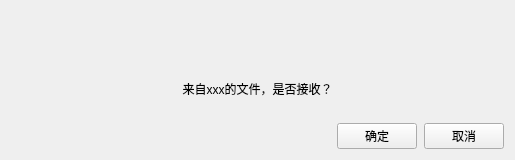
<?xml version="1.0" encoding="UTF-8"?>
<ui version="4.0">
 <class>ReceviveFile</class>
 <widget class="QWidget" name="ReceviveFile">
  <property name="geometry">
   <rect>
    <x>0</x>
    <y>0</y>
    <width>515</width>
    <height>160</height>
   </rect>
  </property>
  <property name="minimumSize">
   <size>
    <width>515</width>
    <height>160</height>
   </size>
  </property>
  <property name="maximumSize">
   <size>
    <width>515</width>
    <height>160</height>
   </size>
  </property>
  <property name="windowTitle">
   <string>RecvFile</string>
  </property>
  <layout class="QVBoxLayout" name="verticalLayout_2">
   <property name="spacing">
    <number>0</number>
   </property>
   <property name="leftMargin">
    <number>0</number>
   </property>
   <property name="topMargin">
    <number>0</number>
   </property>
   <property name="rightMargin">
    <number>0</number>
   </property>
   <property name="bottomMargin">
    <number>0</number>
   </property>
   <item>
    <widget class="QWidget" name="titleWidget" native="true">
     <property name="sizePolicy">
      <sizepolicy hsizetype="Preferred" vsizetype="Fixed">
       <horstretch>0</horstretch>
       <verstretch>0</verstretch>
      </sizepolicy>
     </property>
     <property name="minimumSize">
      <size>
       <width>0</width>
       <height>50</height>
      </size>
     </property>
     <property name="titleskin" stdset="0">
      <bool>true</bool>
     </property>
    </widget>
   </item>
   <item>
    <widget class="QWidget" name="bodyWidget" native="true">
     <property name="bottomskin" stdset="0">
      <bool>true</bool>
     </property>
     <layout class="QVBoxLayout" name="verticalLayout">
      <item>
       <widget class="QLabel" name="label">
        <property name="text">
         <string>来自xxx的文件，是否接收？</string>
        </property>
        <property name="alignment">
         <set>Qt::AlignCenter</set>
        </property>
       </widget>
      </item>
      <item>
       <layout class="QHBoxLayout" name="horizontalLayout">
        <property name="spacing">
         <number>7</number>
        </property>
        <item>
         <spacer name="horizontalSpacer">
          <property name="orientation">
           <enum>Qt::Horizontal</enum>
          </property>
          <property name="sizeHint" stdset="0">
           <size>
            <width>40</width>
            <height>20</height>
           </size>
          </property>
         </spacer>
        </item>
        <item>
         <widget class="QPushButton" name="okBtn">
          <property name="text">
           <string>确定</string>
          </property>
         </widget>
        </item>
        <item>
         <widget class="QPushButton" name="cancelBtn">
          <property name="text">
           <string>取消</string>
          </property>
         </widget>
        </item>
       </layout>
      </item>
     </layout>
    </widget>
   </item>
  </layout>
 </widget>
 <layoutdefault spacing="6" margin="11"/>
 <resources/>
 <connections/>
</ui>
